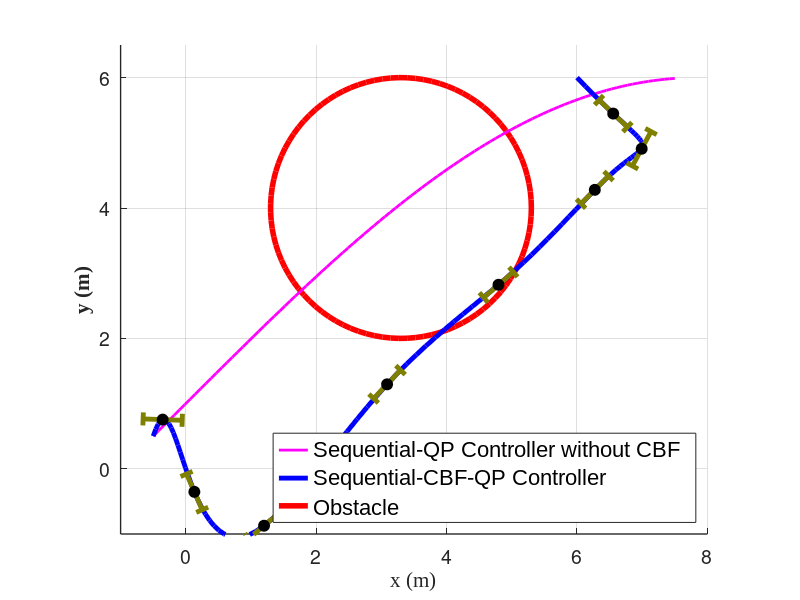

Reproduce this figure in MATLAB.
% 清理环境
clear; clc; close all;

% ==================== 1. 生成模拟数据 ====================
% 生成一条穿过障碍物的基准轨迹 (紫线)
t = linspace(0, 1, 100);
x_mag = linspace(-0.5, 7.5, 100);
y_mag = -0.5 * x_mag.^2 + 4 * x_mag + 1; % 抛物线模拟
y_mag = 5 * sin(x_mag*0.2) + 1; % 或者使用正弦波模拟

% 使用样条插值生成避障轨迹 (蓝线)
ctrl_x = [-0.5, 0, 1, 3, 5, 6.5, 7, 6];
ctrl_y = [ 0.5, 0,-1, 1.2, 3, 4.5, 5, 6];
t_ctrl = linspace(0, 1, length(ctrl_x));
x_blue = spline(t_ctrl, ctrl_x, t);
y_blue = spline(t_ctrl, ctrl_y, t);

% 障碍物参数 (红圈)
obs_x = 3.3; 
obs_y = 4.0;
obs_r = 2.0;

% ==================== 2. 开始绘图 ====================
figure('Position', [100, 100, 800, 600]);
hold on; grid on;

% --- 绘制障碍物 ---
theta_circle = linspace(0, 2*pi, 100);
circle_x = obs_r * cos(theta_circle) + obs_x;
circle_y = obs_r * sin(theta_circle) + obs_y;
h_obs = plot(circle_x, circle_y, 'r-', 'LineWidth', 4); % 粗红线

% --- 绘制不带CBF的轨迹 (紫线) ---
h_mag = plot(x_mag, y_mag, 'm-', 'LineWidth', 2);

% --- 绘制带CBF的避障轨迹 (蓝线) ---
h_blue = plot(x_blue, y_blue, 'b-', 'LineWidth', 3.5);

% ==================== 3. 绘制自定义位姿标记 ====================
% 在蓝线上均匀选取一些点来画标记
num_markers = 8; 
idx_markers = round(linspace(5, 95, num_markers)); % 选取索引

% 标记的几何尺寸 (根据你的图，形状类似 [—] )
L = 0.6; % 整体长度
H = 0.2; % 两端垂直小翼的长度
marker_color = [0.5, 0.5, 0]; % 橄榄绿色

for i = 1:num_markers
    idx = idx_markers(i);
    xc = x_blue(idx);
    yc = y_blue(idx);
    
    % 计算该点的切线方向 (朝向角)
    if idx < length(x_blue)
        dx = x_blue(idx+1) - x_blue(idx);
        dy = y_blue(idx+1) - y_blue(idx);
    else
        dx = x_blue(idx) - x_blue(idx-1);
        dy = y_blue(idx) - y_blue(idx-1);
    end
    theta = atan2(dy, dx);
    
    % 定义标准形状 (中心在0,0，朝向x轴正方向)
    % 分为三段线：主轴、左翼、右翼
    shape_x = [-L/2, L/2, NaN, -L/2, -L/2, NaN, L/2, L/2];
    shape_y = [0, 0, NaN, -H/2, H/2, NaN, -H/2, H/2];
    
    % 旋转矩阵
    R = [cos(theta), -sin(theta); 
         sin(theta),  cos(theta)];
     
    % 应用旋转和平移
    pts = R * [shape_x; shape_y];
    pts_x = pts(1, :) + xc;
    pts_y = pts(2, :) + yc;
    
    % 绘制形状外壳 (注意 HandleVisibility='off' 防止它们进入图例)
    plot(pts_x, pts_y, 'Color', marker_color, 'LineWidth', 3.5, 'HandleVisibility', 'off');
    
    % 绘制中心黑点
    plot(xc, yc, 'ko', 'MarkerSize', 8, 'MarkerFaceColor', 'k', 'HandleVisibility', 'off');
end

% ==================== 4. 图表美化与格式设置 ====================
% 设置坐标轴标签 (图中y轴字体特别大)
xlabel('x (m)', 'FontSize', 18, 'FontName', 'Times New Roman');
ylabel('y (m)', 'FontSize', 28, 'FontWeight', 'bold', 'FontName', 'Times New Roman');

% 调整坐标轴刻度和比例
axis equal; % 保证圆是圆的，比例协调
set(gca, 'FontSize', 14, 'LineWidth', 1);
xlim([-1, 8]);
ylim([-1, 6.5]);

% 添加图例 (严格匹配图中文字)
legend([h_mag, h_blue, h_obs], ...
    {'Sequential-QP Controller without CBF', ...
     'Sequential-CBF-QP Controller', ...
     'Obstacle'}, ...
    'Location', 'southeast', ...
    'FontSize', 16, 'FontName', 'Arial');

hold off;
